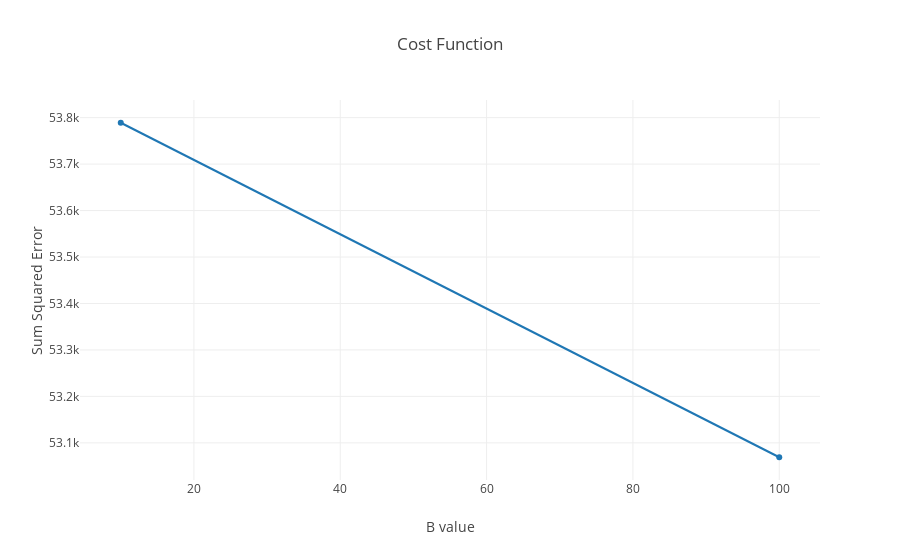

This figure's notebook cell:
### Markdown cell above
Above is our error chart.  Note that it is identical to the data in the table we have above.  If we plot this data of the b-values, and the corresponding squared errors generated from them, we see that the data makes an curve.

### Code cell
from plotly import graph_objs 
cost_function_trace = graph_objs.Scatter(
    x=list(map(lambda error: error[0], error_chart)),
    y=list(map(lambda error: error[1], error_chart)),
)

layout = dict(title = 'Cost Function',
              yaxis = dict(zeroline = False, title= 'Sum Squared Error'),
              xaxis = dict(zeroline = False, title= 'B value')
             )
plotly.offline.iplot(dict(data=[cost_function_trace], layout=layout))

### Figure 1 — Plotly figure (JSON) as saved in the notebook; plotly's stock layout.template omitted (floating-point values rounded to 4 significant figures)
{"data": [{"type": "scatter", "x": [10, 100], "y": [53789, 53069]}], "layout": {"title": "Cost Function", "xaxis": {"title": "B value", "zeroline": false}, "yaxis": {"title": "Sum Squared Error", "zeroline": false}}}
